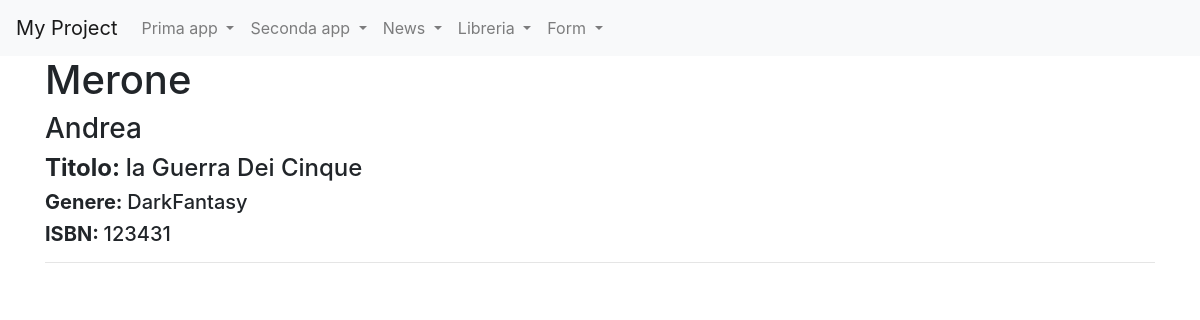
/libreria/autore/2, run on an earlier commit of the app's database.
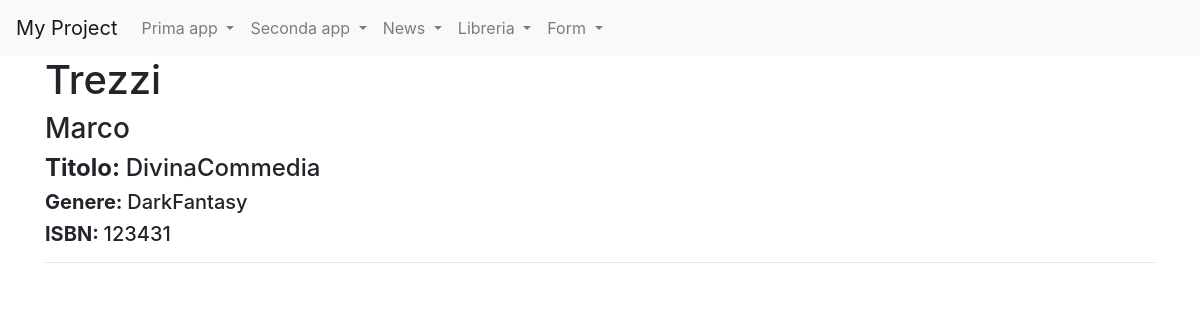
And on a later commit of the database.
### libreria/models.py (models this page shows, shortened)
class Autore_ma (models.Model):
    nome= models.CharField(max_length=20)
    cognome= models.CharField(max_length=20)
    class Meta:
        verbose_name="Autore"
        verbose_name_plural="Autori"

class Libro_ma (models.Model):
    titolo = models.CharField(max_length=20)
    ISBN = models.CharField(max_length=20)
    autore = models.ForeignKey(Autore_ma, on_delete=models.CASCADE, related_name="libri")
    genere = models.ManyToManyField(Genere_ma)
    class Meta:
        verbose_name="Libro"
        verbose_name_plural="Libri"

### libreria/views.py (the view)
# urls.py: path("autore/<int:pk>", AutoreDetailViewCB.as_view(), name="autore_detail"),
class AutoreDetailViewCB(DetailView):
    model=Autore_ma
    template_name="autore_detail.html"

### libreria/models.py (called while the page is built)
    def __str__(self):
        return self.genere

### libreria/templates/autore_detail.html (shortened to what this page needs)
{% extends 'base.html'%}
{% block content %}
    <h1>{{ autore_ma.cognome }}</h1>
    <h3>{{ autore_ma.nome }}</h3>
    {% for libro in  autore_ma.libri.all %}
        <h4><strong>Titolo: </strong>{{ libro.titolo }}</h4>
        <h5><strong>Genere: </strong>{% for genere in libro.genere.all %}{{ genere }} {% endfor %}</h5>
        <h5><strong>ISBN: </strong>{{ libro.ISBN }}</h5>
        <hr>
    {% endfor %}
{% endblock content %}

What changed in the data, as far as the page shows it:
changed Autore_ma: cognome "Merone" → "Trezzi"; nome "Andrea" → "Marco"
changed Libro_ma: titolo "la Guerra Dei Cinque" → "DivinaCommedia"
